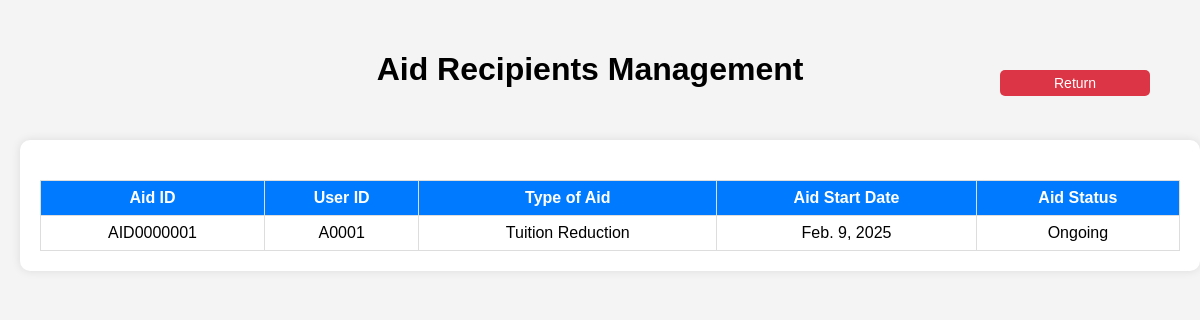
/aid-management/, run on an earlier commit of the app's database.
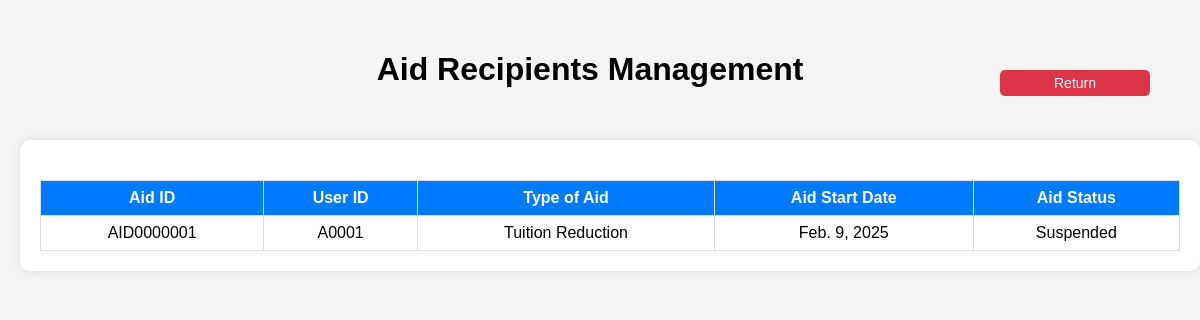
And on a later commit of the database.
### aid_management/models.py (models this page shows, shortened)
class AidRecipients(models.Model):
    aid_id = models.CharField(primary_key=True, max_length=10)  # Primary Key
    app = models.ForeignKey('home.Application', on_delete=models.CASCADE, related_name='aid_recipients')
    user = models.ForeignKey(settings.AUTH_USER_MODEL, on_delete=models.CASCADE, to_field='userid', related_name='user_aid_recipients')
    AID_STATUS_CHOICES = [
        ('Ongoing', 'Ongoing'),
        ('Suspended', 'Suspended'),
        ('Cancelled', 'Cancelled'),
        ('Concluded', 'Concluded'),
    ]
    aid_status = models.CharField(max_length=10, choices=AID_STATUS_CHOICES)
    AID_TYPE_CHOICES = [
        ('Financial', 'Financial'),
        ('Tuition Reduction', 'Tuition Reduction'),
        ('Food', 'Food'),
        ('Study Supplies', 'Study Supplies'),
        ('Miscellaneous', 'Miscellaneous'),
    ]
    aid_type = models.CharField(max_length=20, choices=AID_TYPE_CHOICES)
    aid_desc = models.TextField(max_length=1000)
    aid_changereason = models.TextField(max_length=1000, blank=True, null=True)
    aid_changedecider = models.CharField(max_length=10, blank=True, null=True)  # User ID of the one who changed it
    aid_changedate = models.DateField(blank=True, null=True)
    aid_startdate = models.DateField()
    aid_enddate = models.DateField(blank=True, null=True)

### aid_management/views.py (the view)
# urls.py: path('', views.aid_management_view, name='aid_management'),
def aid_management_view(request):
    aid_recipients = AidRecipients.objects.all()  # Fetch applications from DB
    return render(request, "aid_management/aid_management_page.html", {"aid_recipients": aid_recipients})

### aid_management/templates/aid_management/aid_management_page.html (shortened to what this page needs)
<!DOCTYPE html>
<html lang="en">
<head>
</head>
<body>
    <div class="top-section">
        <h1>Aid Recipients Management</h1>
        <div>
            <button class="return" onclick="window.location.href='{% url 'home:home' %}'">Return</button>
        </div>
    </div>
    <div class="container">
        <table>
            <thead>
                <tr>
                    <th>Aid ID</th>
                    <th>User ID</th>
                    <th>Type of Aid</th>
                    <th>Aid Start Date</th>
                    <th>Aid Status</th>
                </tr>
            </thead>
            <tbody>
                {% for aid in aid_recipients %}
                <tr onclick="window.location.href='{% url 'view_aid' aid.aid_id %}'" style="cursor: pointer;">
                    <td>{{ aid.aid_id }}</td>
                    <td>{{ aid.user_id }}</td>
                    <td>{{ aid.aid_type }}</td>
                    <td>{{ aid.aid_startdate }}</td>
                    <td>{{ aid.aid_status }}</td>
                </tr>
                {% empty %}
                <tr>
                    <td colspan="5">No aid recipients found.</td>
                </tr>
                {% endfor %}
            </tbody>
        </table>
    </div>
</body>
</html>

What changed in the data, as far as the page shows it:
changed AidRecipients "AID0000001": aid_status "Ongoing" → "Suspended"
